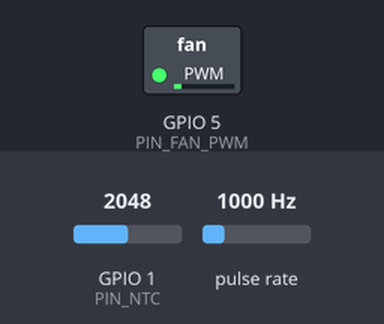
Recording of a program running on a simulated ESP32-S3. Shown: switched loads named in the program (green lamp = pin HIGH). Wiring (inferred from the names in the program): pulse sensor: data GPIO 4. The inputs (shaded band) are chosen by the test bench; at power-on: GPIO 1 (PIN_NTC) = 2048, pulse rate 1000 Hz. WiFi joins after 1.5 s; servers stay silent unless stated; uploads are accepted with an empty reply; not simulated (calls return 0 or success): secrets.h; what the program prints to the serial monitor is not drawn.

Above: at 2.7 s.
2.8 s: GPIO 1 (PIN_NTC) set to 1228
At 3.4 s:
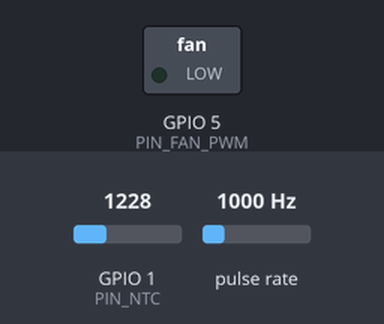
4.4 s: GPIO 1 (PIN_NTC) set to 3603
At 5.7 s:
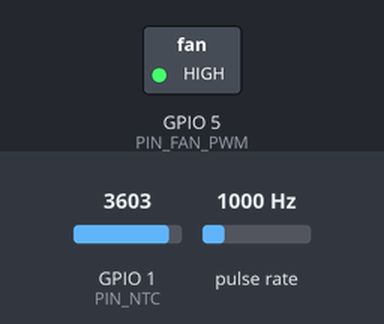
6.0 s: GPIO 1 (PIN_NTC) set to 4060
7.5 s: GPIO 1 (PIN_NTC) set to 4095
At 8.4 s:
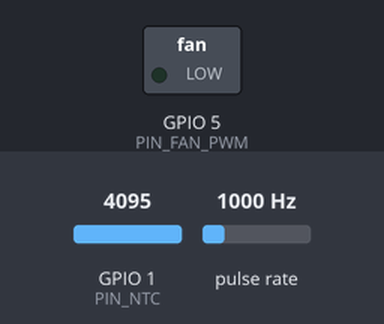
9.0 s: GPIO 1 (PIN_NTC) set to 0
At 9.7 s:
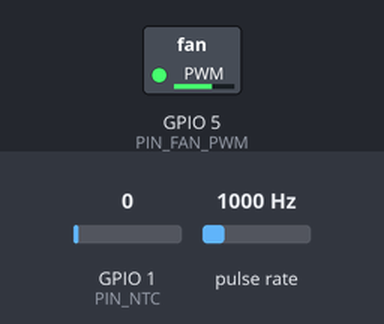
Timing chart, 0 to 11.6 s (numbered marks = the images above; inputs shaded):
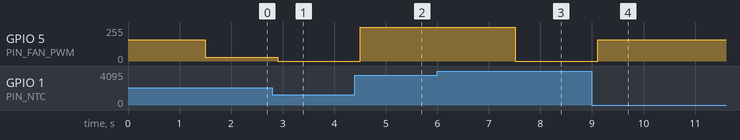

Measured:
- the behaviour switches between 4094 and 4095 on GPIO 1 (PIN_NTC) (found by bisection; images 2 and 3)
- after the input at 2.8 s, GPIO 5 (PIN_FAN_PWM): 30/255 → 0/255 after 0.11 s
- after the input at 4.4 s, GPIO 5 (PIN_FAN_PWM): 0/255 → 255/255 after 0.11 s
- after the input at 6.0 s, every drawn part: stays the same
- after the input at 7.5 s, GPIO 5 (PIN_FAN_PWM): 255/255 → 0/255 at once
- after the input at 9.0 s, GPIO 5 (PIN_FAN_PWM): 0/255 → 160/255 after 0.12 s

The program:

main.cpp
```cpp
#include <WiFi.h>
#include <HTTPClient.h>

#include "secrets.h"

constexpr int PIN_FAN_PWM = 5;
constexpr int PIN_FAN_TACH = 4;
constexpr int PIN_NTC = 1;

volatile uint32_t tach_pulses = 0;
unsigned long last_tach_ms = 0;
unsigned long last_post_ms = 0;

void IRAM_ATTR tachISR() {
  tach_pulses++;
}

float readNtcC() {
  int mv = analogReadMilliVolts(PIN_NTC);
  if (mv <= 0) {
    return NAN;
  }
  const float series_ohm = 10000.0f;
  const float supply_mv = 3300.0f;
  float r_ntc = series_ohm * (supply_mv - (float)mv) / (float)mv;
  const float beta = 3950.0f;
  const float t0_k = 298.15f;
  const float r0_ohm = 10000.0f;
  float inv_t = 1.0f / t0_k + log(r_ntc / r0_ohm) / beta;
  return 1.0f / inv_t - 273.15f;
}

float readFanRpm() {
  uint32_t pulses;
  noInterrupts();
  pulses = tach_pulses;
  tach_pulses = 0;
  interrupts();

  unsigned long now = millis();
  float dt = (now - last_tach_ms) / 1000.0f;
  last_tach_ms = now;
  if (dt <= 0.0f) {
    return 0.0f;
  }
  return (pulses / 2.0f) * (60.0f / dt);
}

void setup() {
  Serial.begin(115200);
  pinMode(PIN_FAN_TACH, INPUT_PULLUP);
  attachInterrupt(digitalPinToInterrupt(PIN_FAN_TACH), tachISR, FALLING);
  pinMode(PIN_FAN_PWM, OUTPUT);
  analogWrite(PIN_FAN_PWM, 160);

  WiFi.mode(WIFI_STA);
  WiFi.begin(WIFI_SSID, WIFI_PASSWORD);
  Serial.print("WiFi");
  unsigned long start = millis();
  while (WiFi.status() != WL_CONNECTED && millis() - start < 20000) {
    delay(500);
    Serial.print(".");
  }
  Serial.println();
  Serial.print("IP: ");
  Serial.println(WiFi.localIP());
}

void loop() {
  float temp = readNtcC();
  int duty = 160;
  if (!isnan(temp)) {
    duty = (int)constrain(map((long)temp, 35, 70, 80, 255), 0, 255);
  }
  analogWrite(PIN_FAN_PWM, duty);

  if (WiFi.status() == WL_CONNECTED && millis() - last_post_ms >= 5000) {
    last_post_ms = millis();
    float rpm = readFanRpm();
    char body[256];
    snprintf(body, sizeof(body),
             "{\"temperature_c\":%.1f,\"fan_rpm\":%.0f,\"fan_duty\":%d,\"rssi\":%d,\"uptime_s\":%lu}",
             isnan(temp) ? -1.0f : temp, rpm, duty, WiFi.RSSI(), millis() / 1000UL);
    HTTPClient http;
    http.begin(String(SERVER_URL) + "/api/telemetry");
    http.addHeader("Content-Type", "application/json");
    int code = http.POST((uint8_t *)body, strlen(body));
    Serial.printf("POST %d %s\n", code, body);
    http.end();
  }
  delay(200);
}
```
